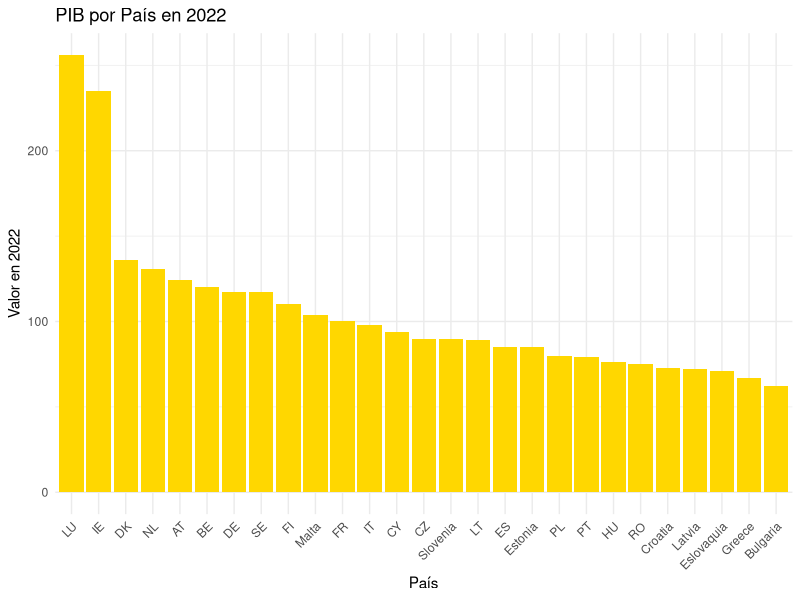

Recreate this plot in R.
library(readr)
library(dplyr)
library(ggplot2)
#--------------------------------
# "INPUT/DATA/datos_pib.tsv"
pibPP <- read_table("INPUT/DATA/datos_pib.tsv")

str(pibPP)

# Cambio de nombre columna
colnames(pibPP)[1] <- "pais"

# Nos quedamos con las últimas letras
pibPP$pais <- substr(pibPP$pais, nchar(pibPP$pais) - 1, nchar(pibPP$pais))


lista_pais <- list("BE", "BG", "CZ", "DK", "DE", "EE", "IE", "EL", "ES", "FR", "HR", "IT", "CY", "LV", "LT", "LU", "HU", "MT", "NL",
               "AT", "PL", "PT", "RO", "SI", "SK", "FI", "SE")

# nos quedamos solo con los países de la UE


pib <- pibPP %>% filter(pais %in% unlist(lista_pais))



# quitar la columna nula

pib <- pib[, colSums(is.na(pib)) < nrow(pib)]
pib


pib_2022 <- pib %>% select(pais, `2022`)


# ggplot del pib en el 2022 (primero lo ponemos en descendente)

pib_2022_desc <- pib_2022 %>% arrange(desc(`2022`))


# sustituir las etiquetas de los países

pib_2022_desc_gr <- pib_2022_desc %>%
  mutate(pais = case_when(
    pais == "SK" ~ "Eslovaquia",
    pais == "SI" ~ "Slovenia",
    pais == "EE" ~ "Estonia",
    pais == "MT" ~ "Malta",
    pais == "LV" ~ "Latvia",
    pais == "HR" ~ "Croatia",
    pais == "EL" ~ "Greece",
    pais == "BG" ~ "Bulgaria",
    TRUE ~ pais # Mantiene los nombres que no están en la lista
  ))



# Crear el gráfico de barras
grafico_pib <- ggplot(pib_2022_desc_gr, aes(x = reorder(pais, -`2022`), y = `2022`)) +
  geom_bar(stat = "identity", fill = "gold") +
  labs(x = "País", y = "Valor en 2022", title = "PIB por País en 2022") +
  theme_minimal() +
  theme(axis.text.x = element_text(angle = 45, hjust = 1)) # Rotar etiquetas para mejor legibilidad

grafico_pib


